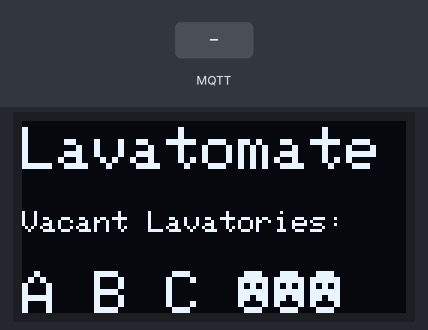
Bench run of a sketch on a simulated ESP32. Parts: 128×64 one-colour display. The test bench sets the inputs (shaded band). WiFi joins after 1.5 s; servers stay silent unless stated; no MQTT or app messages arrive unless stated; what the sketch prints to the serial monitor is not drawn.

Above: at 3.2 s.
3.3 s: MQTT message "true" arrives on the first subscribed topic
At 4.2 s:
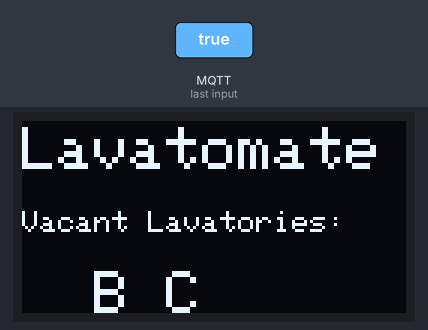
5.1 s: MQTT message "true" arrives on the third subscribed topic
At 5.5 s:
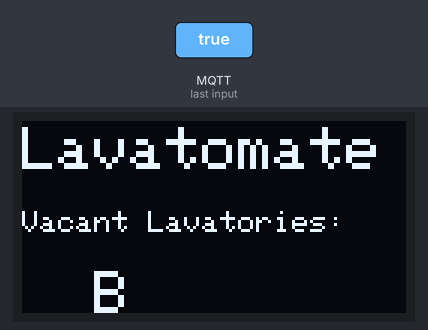
6.6 s: MQTT message "false" arrives on the first subscribed topic
At 7.3 s:
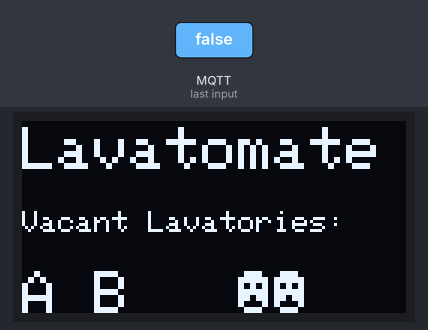
8.1 s: MQTT message "true" arrives on the second subscribed topic
At 8.6 s:
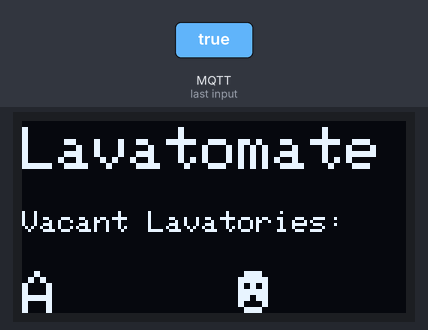
9.7 s: MQTT message "false" arrives on the third subscribed topic
At 10.6 s:
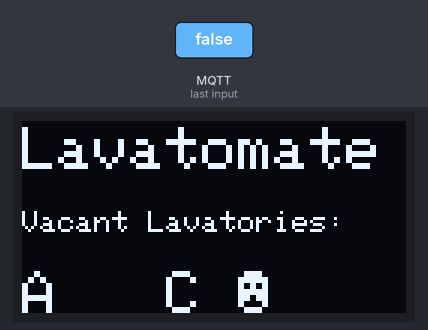
11.2 s: MQTT message "true" arrives on the first subscribed topic
At 12.4 s:
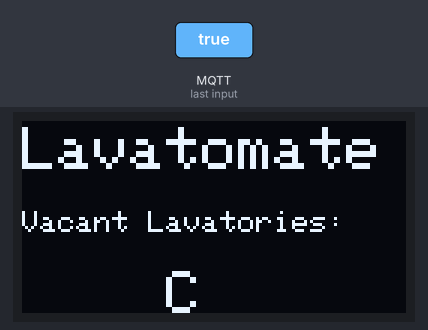
Timing chart, 0 to 13.7 s (numbered marks = the images above; inputs shaded):
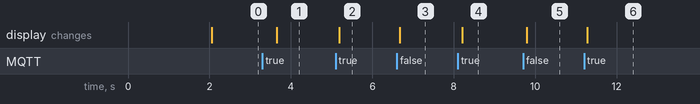

The sketch:

actuator_firmware.ino
```cpp
#include <WiFi.h>
extern "C" {
#include "freertos/FreeRTOS.h"
#include "freertos/timers.h"
}
#include <AsyncMqttClient.h>
#include <SPI.h>
#include <Wire.h>
#include <Adafruit_GFX.h>
#include <Adafruit_SSD1306.h>

#define SCREEN_WIDTH 128
#define SCREEN_HEIGHT 64

#define OLED_MOSI   23
#define OLED_CLK    18
#define OLED_DC     16
#define OLED_CS     5
#define OLED_RESET  17

Adafruit_SSD1306 display(SCREEN_WIDTH, SCREEN_HEIGHT,
                         OLED_MOSI, OLED_CLK, OLED_DC, OLED_RESET, OLED_CS);

//replace with your network credentials
#define WIFI_SSID "SSID"
#define WIFI_PASSWORD "Password"


#define MQTT_HOST "test.mosquitto.org"
#define MQTT_PORT 1883

//MQTT Topics
#define MQTT_SUB_SENSOR_1 "lavatomate/sensor1"
#define MQTT_SUB_SENSOR_2 "lavatomate/sensor2"
#define MQTT_SUB_SENSOR_3 "lavatomate/sensor3"

#define MQTT_SUB_STATUS_1 "lavatomate/status1"
#define MQTT_SUB_STATUS_2 "lavatomate/status2"
#define MQTT_SUB_STATUS_3 "lavatomate/status3"

AsyncMqttClient mqttClient;
TimerHandle_t mqttReconnectTimer;
TimerHandle_t wifiReconnectTimer;


char displayout[6] = {' ', ' ', ' ', ' ', ' ', ' '};

bool vacancies[3] = {true, true, true};

bool disabled[3] = {false, false, false};

void connectToWifi() {
  Serial.println("Connecting to Wi-Fi...");
  WiFi.begin(WIFI_SSID, WIFI_PASSWORD);
}

void connectToMqtt() {
  Serial.println("Connecting to MQTT...");
  mqttClient.connect();
}

void WiFiEvent(WiFiEvent_t event) {
  Serial.printf("[WiFi-event] event: %d\n", event);
  switch (event) {
    case SYSTEM_EVENT_STA_GOT_IP:
      Serial.println("WiFi connected");
      Serial.println("IP address: ");
      Serial.println(WiFi.localIP());
      connectToMqtt();
      break;
    case SYSTEM_EVENT_STA_DISCONNECTED:
      Serial.println("WiFi lost connection");
      xTimerStop(mqttReconnectTimer, 0);
      xTimerStart(wifiReconnectTimer, 0);
      break;
  }
}

void onMqttConnect(bool sessionPresent) {
  Serial.println("Connected to MQTT.");
  Serial.print("Session present: ");
  Serial.println(sessionPresent);
  uint16_t packetIdSub1 = mqttClient.subscribe(MQTT_SUB_SENSOR_1, 2);
  uint16_t packetIdSub2 = mqttClient.subscribe(MQTT_SUB_SENSOR_2, 2);
  uint16_t packetIdSub3 = mqttClient.subscribe(MQTT_SUB_SENSOR_3, 2);

  uint16_t packetIdSub4 = mqttClient.subscribe(MQTT_SUB_STATUS_1, 2);
  uint16_t packetIdSub5 = mqttClient.subscribe(MQTT_SUB_STATUS_2, 2);
  uint16_t packetIdSub6 = mqttClient.subscribe(MQTT_SUB_STATUS_3, 2);
}

void onMqttDisconnect(AsyncMqttClientDisconnectReason reason) {
  Serial.println("Disconnected from MQTT.");
  if (WiFi.isConnected()) {
    xTimerStart(mqttReconnectTimer, 0);
  }
}

void onMqttSubscribe(uint16_t packetId, uint8_t qos) {
  Serial.println("Subscribe acknowledged.");
  Serial.print("  packetId: ");
  Serial.println(packetId);
  Serial.print("  qos: ");
  Serial.println(qos);
}
void onMqttUnsubscribe(uint16_t packetId) {
  Serial.println("Unsubscribe acknowledged.");
  Serial.print("  packetId: ");
  Serial.println(packetId);
}


void onMqttMessage(char* topic, char* payload, AsyncMqttClientMessageProperties properties, size_t len, size_t index, size_t total) {
  Serial.println("Publish received.");
  Serial.print("  topic: ");
  Serial.println(topic);
  String messageTemp;
  for (int i = 0; i < len; i++) {
    Serial.print((char)payload[i]);
    messageTemp += (char)payload[i];
  }

  if (String(topic) == "lavatomate/sensor1") {
    Serial.println(messageTemp);
    if (messageTemp == "true"){
      vacancies[0] = false;
    }
    else if (messageTemp == "false") {
      vacancies[0] = true;
    }
  }

  if (String(topic) == "lavatomate/sensor2") {
    Serial.println(messageTemp);
    if (messageTemp == "true"){
      vacancies[1] = false;
    }
    else if (messageTemp == "false") {
      vacancies[1] = true;
    }
  }

  if (String(topic) == "lavatomate/sensor3") {
    if (messageTemp == "true"){
      vacancies[2] = false;
    }
    else if (messageTemp == "false") {
      vacancies[2] = true;
    }
  }

  if (String(topic) == "lavatomate/status1") {
    Serial.println(messageTemp);
    if (messageTemp == "true"){
      disabled[0] = true;
    }
    else if (messageTemp == "false"){
      disabled[0] = false;
    }
  }

  if (String(topic) == "lavatomate/status2") {
    Serial.println(messageTemp);
    if (messageTemp == "true"){
      disabled[1] = true;
    }
    else if (messageTemp == "false"){
      disabled[1] = false;
    }
  }

  if (String(topic) == "lavatomate/status3") {
    Serial.println(messageTemp);
    if (messageTemp == "true"){
      disabled[2] = true;
    }
    else if (messageTemp == "false"){
      disabled[2] = false;
    }
  }
}

void setup() {
  Serial.begin(115200);
  display.begin(SSD1306_SWITCHCAPVCC, 0x3C);  //initialize OLED
  delay(2000);
  display.clearDisplay();
  display.setTextSize(2);
  display.setTextColor(WHITE);
  Serial.println();

  mqttReconnectTimer = xTimerCreate("mqttTimer", pdMS_TO_TICKS(2000), pdFALSE, (void*)0, reinterpret_cast<TimerCallbackFunction_t>(connectToMqtt));
  wifiReconnectTimer = xTimerCreate("wifiTimer", pdMS_TO_TICKS(2000), pdFALSE, (void*)0, reinterpret_cast<TimerCallbackFunction_t>(connectToWifi));

  WiFi.onEvent(WiFiEvent);

  mqttClient.onConnect(onMqttConnect);
  mqttClient.onDisconnect(onMqttDisconnect);
  mqttClient.onSubscribe(onMqttSubscribe);
  mqttClient.onUnsubscribe(onMqttUnsubscribe);
  mqttClient.onMessage(onMqttMessage);
  mqttClient.setServer(MQTT_HOST, MQTT_PORT);
  connectToWifi();
}

void loop() {
  if (vacancies[0] == true and disabled[0] == false) {
    displayout[0] = 'A';
  }
  else if (vacancies[0] == false or disabled[0] == true) {
    displayout[0] = ' ';
  }

  if (vacancies[1] == true and disabled[1] == false) {
    displayout[2] = 'B';
  }
  else if (vacancies[1] == false or disabled[1] == true) {
    displayout[2] = ' ';
  }

  if (vacancies[2] == true and disabled[2] == false) {
    displayout[4] = 'C';
  }
  else if (vacancies[2] == false or disabled[2] == true) {
    displayout[4] = ' ';
  }

  display.clearDisplay();
  display.setTextSize(2);
  display.setCursor(0, 2);
  display.print("Lavatomate");
  display.setCursor(0, 30);
  display.setTextSize(1.5);
  display.print("Vacant Lavatories: ");
  display.setCursor(0, 50);
  display.setTextSize(2);
  display.print(displayout);
  display.display();
  display.startscrollleft(0x0D, 0x0F);
}
```

Measured:
- after the input at 3.3 s, the display: changes after 0.35 s (image 1)
- after the input at 5.1 s, the display: changes after 0.08 s (image 2)
- after the input at 6.6 s, the display: changes after 0.07 s (image 3)
- after the input at 8.1 s, the display: changes after 0.11 s (image 4)
- after the input at 9.7 s, the display: changes after 0.10 s (image 5)
- after the input at 11.2 s, the display: changes after 0.08 s (image 6)
